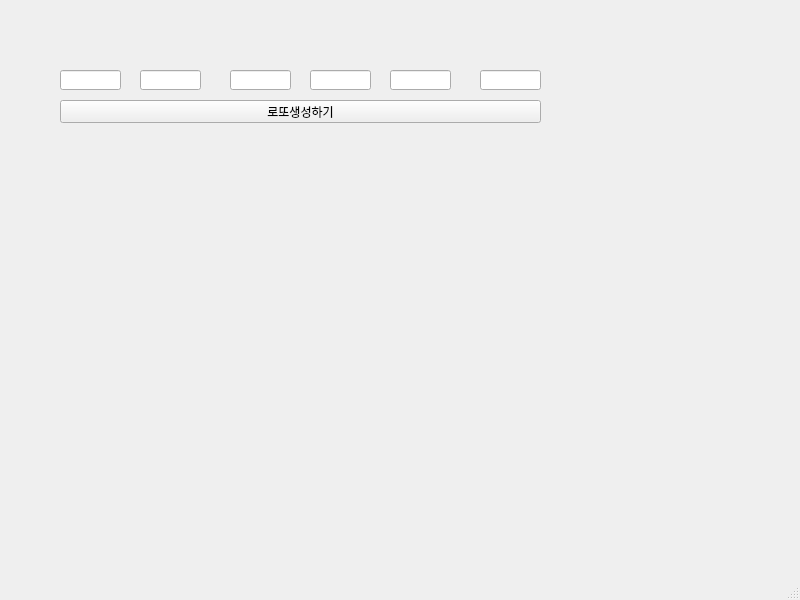
<?xml version="1.0" encoding="UTF-8"?>
<ui version="4.0">
 <class>MainWindow</class>
 <widget class="QMainWindow" name="MainWindow">
  <property name="geometry">
   <rect>
    <x>0</x>
    <y>0</y>
    <width>800</width>
    <height>600</height>
   </rect>
  </property>
  <property name="windowTitle">
   <string>MainWindow</string>
  </property>
  <widget class="QWidget" name="centralwidget">
   <widget class="QLineEdit" name="le1">
    <property name="geometry">
     <rect>
      <x>60</x>
      <y>70</y>
      <width>61</width>
      <height>20</height>
     </rect>
    </property>
   </widget>
   <widget class="QLineEdit" name="le2">
    <property name="geometry">
     <rect>
      <x>140</x>
      <y>70</y>
      <width>61</width>
      <height>20</height>
     </rect>
    </property>
   </widget>
   <widget class="QLineEdit" name="le3">
    <property name="geometry">
     <rect>
      <x>230</x>
      <y>70</y>
      <width>61</width>
      <height>20</height>
     </rect>
    </property>
   </widget>
   <widget class="QLineEdit" name="le4">
    <property name="geometry">
     <rect>
      <x>310</x>
      <y>70</y>
      <width>61</width>
      <height>20</height>
     </rect>
    </property>
   </widget>
   <widget class="QLineEdit" name="le5">
    <property name="geometry">
     <rect>
      <x>390</x>
      <y>70</y>
      <width>61</width>
      <height>20</height>
     </rect>
    </property>
   </widget>
   <widget class="QLineEdit" name="le6">
    <property name="geometry">
     <rect>
      <x>480</x>
      <y>70</y>
      <width>61</width>
      <height>20</height>
     </rect>
    </property>
   </widget>
   <widget class="QPushButton" name="pb">
    <property name="geometry">
     <rect>
      <x>60</x>
      <y>100</y>
      <width>481</width>
      <height>23</height>
     </rect>
    </property>
    <property name="text">
     <string>로또생성하기</string>
    </property>
   </widget>
  </widget>
  <widget class="QMenuBar" name="menubar">
   <property name="geometry">
    <rect>
     <x>0</x>
     <y>0</y>
     <width>800</width>
     <height>21</height>
    </rect>
   </property>
  </widget>
  <widget class="QStatusBar" name="statusbar"/>
 </widget>
 <resources/>
 <connections/>
</ui>
